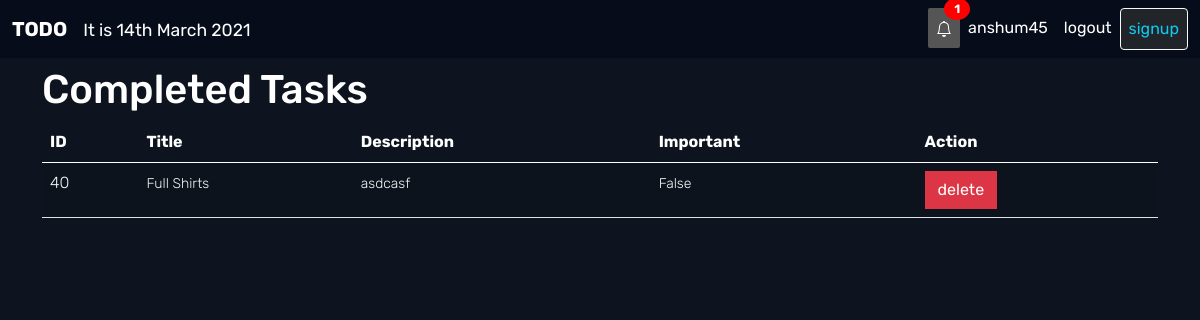
Page /alltask/ (signed in) on the committed database.
### todoapp/models.py (models this page shows, shortened)
class ToDo(models.Model):
    title = models.CharField(max_length=10000)
    created_at = models.DateTimeField(auto_now_add=timezone.now())
    modified_at = models.DateTimeField(auto_now=timezone.now())
    completed_at = models.DateTimeField(auto_now_add=False,null=True)
    due_date  = models.DateTimeField(auto_now_add=False,null=False,blank=False,default=timezone.now())
    description = models.TextField()
    important = models.BooleanField(default=False)
    user = models.ForeignKey(User, on_delete=models.CASCADE)

### todoapp/views.py (the view)
# urls.py: path('alltask/',ToDoCurrentTaskListView.as_view(),name="currenttasks"),
class ToDoCurrentTaskListView(LoginRequiredMixin,ListView):
    template_name = 'todoapp/task_list.html'
    login_url = reverse_lazy('login')
    model = ToDo
    def get_context_data(self, **kwargs):
        context = super().get_context_data(**kwargs)
        context['objects'] = ToDo.objects.all().filter(user=self.request.user).filter(completed_at=None)
        return context

### todoapp/templatetags/todoapp_filters.py (called while the page is built)
@register.filter(name='total_tasks')
def total_tasks(tasks):
    count = 0
    for task in tasks:
        if task.completed_at is  None:
            count = count+1
    return count

### todoapp/templates/todoapp/task_list.html
{% extends 'base.html' %}
{%block content%}
<div class="container mt-2">
  {% if objects%}
      <h1 class="text-white">Completed Tasks</h1>
    <table class="table table-style table-striped ">
            <thead>
              <tr class="text-white">
                <th scope="col">ID</th>
                <th scope="col">Title</th>
                <th scope="col">Description</th>
                <th scope="col">Important</th>
                <th scope="col">Action</th>
              </tr>
            </thead>
            <tbody>
                {% for item in objects %}
                <tr>
                    <th class="text-light fw-lighter" scope="row">{{item.id}}</th>
                    <td class="text-light fw-lighter"><small>{{item.title}}</small> </td>
                    <td class="text-light fw-lighter"> <small>{{item.description}}</small></td>
                    <td class="text-light fw-lighter"> <small>{{item.important}}</small></td>
                    <td class="text-light fw-lighter"> <a class="btn btn-danger rounded-0" href="{% url 'delete' pk=item.id %}">delete</a> </td>
                  </tr>
                {% endfor %}
            </tbody>
      </table>
      {% else %}
      <h1 class="text-white">No task yet</h1>
      {% endif %}
</div>
{% endblock %}

### todoapp/templates/todoapp/navbar.html (shortened to what this page needs)
<nav class="navbar navbar-expand-lg" style="background-color: #060c19;">
    <div class="container-fluid">
      <a class="navbar-brand mr-ato text-white" href="{% url 'home' %}"><strong>TODO</strong> </a>
      <span class="text-white navbar-brand  p-0" > <small>It is {% now "jS F Y " %}</small> </span>
      <div class="collapse navbar-collapse" id="navbarNav">
        <ul class="navbar-nav ms-auto">
          {% if user.is_authenticated %}
          {% include 'todoapp/notification.html' %}
          <li class="nav-item mx-auto">
            <a class="nav-link text-white" aria-current="page" href="#">{{user}}</a>
          </li>
          <li class="nav-item mx-auto">
            <a class="nav-link text-white" aria-current="page" href="{% url 'logout' %}">logout</a>
          </li>
          {% else %}
          <li class="nav-item mx-auto">
            <a class="nav-link text-white" aria-current="page" href="{% url 'login' %}">login</a>
          </li>
          {% endif %}
          <li class="nav-item mx-auto">
            <a class="nav-link btn btn-dark btn-outline-light text-info" aria-current="page" href="{% url 'signup' %}">signup</a>
          </li>
        </ul>
      </div>
    </div>
  </nav>

### todoapp/templates/todoapp/notification.html (shortened to what this page needs)
{% load todoapp_filters %}
<li class="nav-item mx-auto">
  <a class="nav-link text-white notification" id="bell-notification" aria-current="page" href="#">
    <span>
    </span>
    <span class="badge badge-light ">{{user.todo_set.all|total_tasks}}</span>
  </a>
</li>

### todoapp/static/style.css (style rules this page uses)
body { background-color: #0e141f; font-family: 'Rubik', sans-serif; }
.notification { background-color: #555; color: white; text-decoration: none; padding: 15px 26px; position: relative; display: inline-block; border-radius: 2px; }
.notification .badge { position: absolute; top: -10px; right: -10px; padding: 5px 10px; border-radius: 50%; background: red; color: white; }
.table-style { background-color:rgb(14, 20, 31) ; }

### rows in the picture
ToDo: id "40", title "Full Shirts", description "asdcasf", important "False"

### other values in the picture
{{ user.todo_set.all|total_tasks }} "1"
{{ user }} "anshum45"
